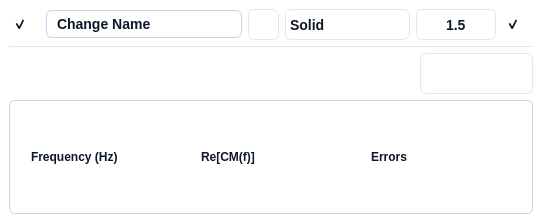
<?xml version="1.0" encoding="UTF-8"?>
<ui version="4.0">
 <class>Form</class>
 <widget class="QWidget" name="Form">
  <property name="geometry">
   <rect>
    <x>0</x>
    <y>0</y>
    <width>542</width>
    <height>223</height>
   </rect>
  </property>
  <property name="windowTitle">
   <string>Form</string>
  </property>
  <property name="styleSheet">
   <string notr="true">background: #FFFFFF;
border: none;
border-radius: 6px;
</string>
  </property>
  <layout class="QVBoxLayout" name="verticalLayout">
   <property name="leftMargin">
    <number>0</number>
   </property>
   <property name="topMargin">
    <number>0</number>
   </property>
   <property name="rightMargin">
    <number>0</number>
   </property>
   <property name="bottomMargin">
    <number>0</number>
   </property>
   <item>
    <widget class="QFrame" name="frame">
     <property name="styleSheet">
      <string notr="true">QFrame {
	background: #FFFFFF;
	border: none;
	border-radius: 6px;
}
QFrame:hover {
	 border: 1px solid #CBD5E1;
}</string>
     </property>
     <property name="frameShape">
      <enum>QFrame::StyledPanel</enum>
     </property>
     <property name="frameShadow">
      <enum>QFrame::Raised</enum>
     </property>
     <layout class="QVBoxLayout" name="verticalLayout_2" stretch="0,1">
      <item>
       <widget class="QFrame" name="pyqt5_frame_curve_details">
        <property name="layoutDirection">
         <enum>Qt::LeftToRight</enum>
        </property>
        <property name="autoFillBackground">
         <bool>false</bool>
        </property>
        <property name="styleSheet">
         <string notr="true">QFrame {
	background: #FFFFFF;
	border: none;
	border-radius: 6px;
}</string>
        </property>
        <property name="frameShape">
         <enum>QFrame::StyledPanel</enum>
        </property>
        <property name="frameShadow">
         <enum>QFrame::Raised</enum>
        </property>
        <layout class="QHBoxLayout" name="horizontalLayout_15">
         <property name="spacing">
          <number>6</number>
         </property>
         <property name="leftMargin">
          <number>0</number>
         </property>
         <property name="topMargin">
          <number>0</number>
         </property>
         <property name="rightMargin">
          <number>0</number>
         </property>
         <property name="bottomMargin">
          <number>0</number>
         </property>
         <item>
          <widget class="QCheckBox" name="pyqt5_checkbox_curves_visible">
           <property name="sizePolicy">
            <sizepolicy hsizetype="Expanding" vsizetype="Expanding">
             <horstretch>0</horstretch>
             <verstretch>0</verstretch>
            </sizepolicy>
           </property>
           <property name="minimumSize">
            <size>
             <width>31</width>
             <height>31</height>
            </size>
           </property>
           <property name="maximumSize">
            <size>
             <width>31</width>
             <height>31</height>
            </size>
           </property>
           <property name="styleSheet">
            <string notr="true">/* Default State */
QCheckBox {
    border: none;    
	background: transparent;  /* Ghost button with no background */
    color: #0F172A;  /* Text color */
    border-radius: 6px;  /* Rounded corners */
    font-family: 'Segoe UI', sans-serif;  /* Font family */
    font-style: normal;  /* Font style */
    font-weight: 500;  /* Font weight */
    font-size: 14px;  /* Font size */
    line-height: 24px;  /* Line height */
	padding: 4px;	
}

QCheckBox:hover {
    /* Your styles for hover state */
	 background: #F1F5F9;  /* slate/100 */

}

QCheckBox:pressed {
    /* Your styles for pressed state */
	background: #DEE8F2;  /* Pressed background color */

}

QCheckBox::indicator:checked {
    /* Your styles for checked state */
	image: url(:/ui/qt/resources/checkbox/visible_icon.png);
}

QCheckBox::indicator:unchecked {
    /* Your styles for checked state */
	image: url(:/ui/qt/resources/checkbox/hiden_icon.png);
}

QCheckBox:focused {
    border: none;
}

</string>
           </property>
           <property name="text">
            <string/>
           </property>
           <property name="checked">
            <bool>true</bool>
           </property>
          </widget>
         </item>
         <item>
          <widget class="QLineEdit" name="pyqt5_entry_curve_name">
           <property name="enabled">
            <bool>true</bool>
           </property>
           <property name="minimumSize">
            <size>
             <width>125</width>
             <height>0</height>
            </size>
           </property>
           <property name="maximumSize">
            <size>
             <width>16777215</width>
             <height>16777215</height>
            </size>
           </property>
           <property name="styleSheet">
            <string notr="true">QLineEdit {
    background: #FFFFFF;  /* Default background */
    border: 1px solid #CBD5E1;  /* Default border */
    border-radius: 6px;  /* Rounded corners */
    color: #0F172A;  /* Text color */
    font-family: 'Segoe UI', sans-serif;  /* Font family */
    font-style: normal;  /* Font style */
    font-weight: 500;  /* Font weight */
    font-size: 14px;  /* Font size */
    line-height: 24px;  /* Line height */
    padding: 4px 8px;  /* Padding */
}

/* Disabled State */
QLineEdit:disabled {
    color: #D2D7DD;
    border: 1px solid #D2D7DD;
}
</string>
           </property>
           <property name="text">
            <string>Change Name</string>
           </property>
          </widget>
         </item>
         <item>
          <widget class="QPushButton" name="pyqt5_button_pick_curve_color">
           <property name="enabled">
            <bool>true</bool>
           </property>
           <property name="minimumSize">
            <size>
             <width>31</width>
             <height>31</height>
            </size>
           </property>
           <property name="maximumSize">
            <size>
             <width>31</width>
             <height>31</height>
            </size>
           </property>
           <property name="font">
            <font>
             <family>Segoe UI</family>
             <pointsize>-1</pointsize>
             <weight>62</weight>
             <italic>false</italic>
             <bold>true</bold>
            </font>
           </property>
           <property name="toolTip">
            <string>&lt;html&gt;&lt;head/&gt;&lt;body&gt;&lt;p&gt;Curve color&lt;/p&gt;&lt;/body&gt;&lt;/html&gt;</string>
           </property>
           <property name="whatsThis">
            <string>&lt;html&gt;&lt;head/&gt;&lt;body&gt;&lt;p&gt;Curve color&lt;/p&gt;&lt;/body&gt;&lt;/html&gt;</string>
           </property>
           <property name="styleSheet">
            <string notr="true">QPushButton {
    background: #FFFFFF;  /* Default background */
    border: 1px solid #E2E8F0;  /* Default border */
    border-radius: 6px;  /* Rounded corners */
    font: 500 14px/24px 'Segoe UI', sans-serif;  /* Combined font properties */
    color: #0F172A;  /* Text color */
    padding: 8px 16px;  /* Padding */
}

QPushButton:hover {
    background: #F1F5F9;  /* Hover background */
}

QPushButton:pressed {
    background: #DEE8F2;  /* Pressed background */
}</string>
           </property>
           <property name="text">
            <string/>
           </property>
          </widget>
         </item>
         <item>
          <widget class="QComboBox" name="pyqt5_combo_curve_line_style">
           <property name="minimumSize">
            <size>
             <width>125</width>
             <height>31</height>
            </size>
           </property>
           <property name="maximumSize">
            <size>
             <width>125</width>
             <height>16777215</height>
            </size>
           </property>
           <property name="styleSheet">
            <string notr="true">QComboBox {
	background: #FFFFFF;
	border: 1px solid #E2E8F0; /* slate/200 */
	border-radius: 6px;
	color: #0F172A;  /* Text color */
    font-family: 'Segoe UI', sans-serif;  /* Font family */
    font-style: normal;  /* Font style */
    font-weight: 500;  /* Font weight */
    font-size: 14px;  /* Font size */
}

/* Drop-down button */
QComboBox::drop-down {
    border: none;	
}

/* Down arrow */
QComboBox::down-arrow {
    image: url(:/ui/qt/resources/checkbox/down_icon.png);
	padding-right: 12px;
}

/* Down arrow when disabled */
QComboBox::down-arrow:disabled {
}

/* Drop-down items */
QComboBox QAbstractItemView {
    border: 1px solid #E2E8F0; /* slate/200 */
    selection-background-color: #F1F5F9;
}

/* Individual items */
QComboBox::item {
    background-color: white;
    color: #0F172A;
}</string>
           </property>
           <property name="currentIndex">
            <number>0</number>
           </property>
           <item>
            <property name="text">
             <string>Solid</string>
            </property>
            <property name="icon">
             <iconset resource="resources/graphical_resources.qrc">
              <normaloff>:/ui/qt/resources/dropdown/solid_line_icon.png</normaloff>:/ui/qt/resources/dropdown/solid_line_icon.png</iconset>
            </property>
           </item>
           <item>
            <property name="text">
             <string>Dot</string>
            </property>
            <property name="icon">
             <iconset resource="resources/graphical_resources.qrc">
              <normaloff>:/ui/qt/resources/dropdown/dot_line_icon.png</normaloff>:/ui/qt/resources/dropdown/dot_line_icon.png</iconset>
            </property>
           </item>
           <item>
            <property name="text">
             <string>Dash</string>
            </property>
            <property name="icon">
             <iconset resource="resources/graphical_resources.qrc">
              <normaloff>:/ui/qt/resources/dropdown/dashed_line_icon.png</normaloff>:/ui/qt/resources/dropdown/dashed_line_icon.png</iconset>
            </property>
           </item>
           <item>
            <property name="text">
             <string>Dash-dot</string>
            </property>
            <property name="icon">
             <iconset resource="resources/graphical_resources.qrc">
              <normaloff>:/ui/qt/resources/dropdown/dotdash_line_icon.png</normaloff>:/ui/qt/resources/dropdown/dotdash_line_icon.png</iconset>
            </property>
           </item>
          </widget>
         </item>
         <item>
          <widget class="QDoubleSpinBox" name="pyqt5_spinbox_curve_line_width">
           <property name="sizePolicy">
            <sizepolicy hsizetype="Minimum" vsizetype="Fixed">
             <horstretch>0</horstretch>
             <verstretch>0</verstretch>
            </sizepolicy>
           </property>
           <property name="minimumSize">
            <size>
             <width>80</width>
             <height>31</height>
            </size>
           </property>
           <property name="maximumSize">
            <size>
             <width>80</width>
             <height>31</height>
            </size>
           </property>
           <property name="styleSheet">
            <string notr="true">QDoubleSpinBox {
	background: #FFFFFF;
	border: 1px solid #E2E8F0; /* slate/200 */
	border-radius: 6px;
	color: #0F172A;  /* Text color */
    font-family: 'Segoe UI', sans-serif;  /* Font family */
    font-style: normal;  /* Font style */
    font-weight: 500;  /* Font weight */
    font-size: 14px;  /* Font size */
}

QDoubleSpinBox:focus {
}

QDoubleSpinBox:disabled {
}

QDoubleSpinBox::up-button {
	background: #FFFFFF;
	border: none; 
	subcontrol-position: center right;
	padding-right: 10px;
}

QDoubleSpinBox::down-button {
	background: #FFFFFF;
	border: none;
	subcontrol-position: center left;
	padding-left: 10px;
}

QDoubleSpinBox::up-arrow {
	image: url(:/ui/qt/resources/buttons/add_icon.png);
	width: 20px;
    height: 20px;
}

QDoubleSpinBox::down-arrow {	
	image: url(:/ui/qt/resources/buttons/substract_icon.png);
	width: 20px;
    height: 20px;
}

QDoubleSpinBox::up-arrow:disabled, QSpinBox::up-arrow:off {
}

QDoubleSpinBox::down-arrow:disabled, QSpinBox::down-arrow:off {
}</string>
           </property>
           <property name="alignment">
            <set>Qt::AlignCenter</set>
           </property>
           <property name="decimals">
            <number>1</number>
           </property>
           <property name="minimum">
            <double>0.500000000000000</double>
           </property>
           <property name="maximum">
            <double>10.000000000000000</double>
           </property>
           <property name="singleStep">
            <double>0.500000000000000</double>
           </property>
           <property name="value">
            <double>1.500000000000000</double>
           </property>
          </widget>
         </item>
         <item>
          <widget class="QCheckBox" name="pyqt5_checkbox_curves_expand">
           <property name="minimumSize">
            <size>
             <width>31</width>
             <height>31</height>
            </size>
           </property>
           <property name="maximumSize">
            <size>
             <width>31</width>
             <height>31</height>
            </size>
           </property>
           <property name="whatsThis">
            <string>&lt;html&gt;&lt;head/&gt;&lt;body&gt;&lt;p&gt;Expand&lt;/p&gt;&lt;/body&gt;&lt;/html&gt;</string>
           </property>
           <property name="styleSheet">
            <string notr="true">/* Default State */
QCheckBox {
    border: none;    
	background: transparent;  /* Ghost button with no background */
    color: #0F172A;  /* Text color */
    border-radius: 6px;  /* Rounded corners */
    font-family: 'Segoe UI', sans-serif;  /* Font family */
    font-style: normal;  /* Font style */
    font-weight: 500;  /* Font weight */
    font-size: 14px;  /* Font size */
    line-height: 24px;  /* Line height */
	padding: 4px;	
}

QCheckBox:hover {
    /* Your styles for hover state */
	 background: #F1F5F9;  /* slate/100 */

}

QCheckBox:pressed {
    /* Your styles for pressed state */
	background: #DEE8F2;  /* Pressed background color */

}

QCheckBox::indicator:checked {
    /* Your styles for checked state */
	image: url(:/ui/qt/resources/checkbox/up_icon.png);
}

QCheckBox::indicator:unchecked {
    /* Your styles for checked state */
	
	image: url(:/ui/qt/resources/checkbox/down_icon.png);
}

QCheckBox:focused {
    border: none;
}

</string>
           </property>
           <property name="text">
            <string/>
           </property>
           <property name="checked">
            <bool>true</bool>
           </property>
          </widget>
         </item>
        </layout>
       </widget>
      </item>
      <item>
       <widget class="QFrame" name="pyqt5_frame_group_parameters">
        <property name="styleSheet">
         <string notr="true">border: none;</string>
        </property>
        <layout class="QVBoxLayout" name="pyqt5_group_parameters" stretch="0,0,1">
         <property name="leftMargin">
          <number>0</number>
         </property>
         <property name="topMargin">
          <number>0</number>
         </property>
         <property name="rightMargin">
          <number>0</number>
         </property>
         <property name="bottomMargin">
          <number>0</number>
         </property>
         <item>
          <widget class="QFrame" name="frame_2">
           <property name="minimumSize">
            <size>
             <width>0</width>
             <height>1</height>
            </size>
           </property>
           <property name="maximumSize">
            <size>
             <width>99999</width>
             <height>1</height>
            </size>
           </property>
           <property name="styleSheet">
            <string notr="true">border: none;
background-color: #E2E8F0;
padding-left: 5px;
padding-right: 5px;</string>
           </property>
           <property name="frameShape">
            <enum>QFrame::StyledPanel</enum>
           </property>
           <property name="frameShadow">
            <enum>QFrame::Raised</enum>
           </property>
          </widget>
         </item>
         <item>
          <layout class="QHBoxLayout" name="horizontalLayout_7">
           <item>
            <widget class="QPushButton" name="pyqt5_button_point_add">
             <property name="minimumSize">
              <size>
               <width>31</width>
               <height>31</height>
              </size>
             </property>
             <property name="maximumSize">
              <size>
               <width>31</width>
               <height>31</height>
              </size>
             </property>
             <property name="font">
              <font>
               <family>Segoe UI</family>
               <pointsize>-1</pointsize>
               <weight>62</weight>
               <italic>false</italic>
               <bold>true</bold>
              </font>
             </property>
             <property name="toolTip">
              <string>&lt;html&gt;&lt;head/&gt;&lt;body&gt;&lt;p&gt;Add new curve&lt;/p&gt;&lt;/body&gt;&lt;/html&gt;</string>
             </property>
             <property name="styleSheet">
              <string notr="true">/* Default State */
QPushButton {
    border: none;
	background: transparent;  /* Ghost button with no background */
    color: #0F172A;  /* Text color */
    border-radius: 6px;  /* Rounded corners */
    font-family: 'Segoe UI', sans-serif;  /* Font family */
    font-style: normal;  /* Font style */
    font-weight: 500;  /* Font weight */
    font-size: 14px;  /* Font size */
    line-height: 24px;  /* Line height */ 
	padding: 4px;
	image: url(:/ui/qt/resources/buttons/add_circle_icon.png);
}

/* Hover State */
QPushButton:hover {
    background: #F1F5F9;  /* slate/100 */
    color: #0F172A;  /* Text color */
	image: url(:/ui/qt/resources/buttons/add_circle_icon.png);
}

/* Pressed State */
QPushButton:pressed {
    background: #DEE8F2;  /* Pressed background color */
    color: #0F172A;  /* Text color */
	image: url(:/ui/qt/resources/buttons/add_circle_icon.png);
}</string>
             </property>
             <property name="text">
              <string/>
             </property>
            </widget>
           </item>
           <item>
            <spacer name="horizontalSpacer">
             <property name="orientation">
              <enum>Qt::Horizontal</enum>
             </property>
             <property name="sizeHint" stdset="0">
              <size>
               <width>40</width>
               <height>20</height>
              </size>
             </property>
            </spacer>
           </item>
           <item>
            <widget class="QFrame" name="pyqt5_frame_menubar_models_2">
             <property name="minimumSize">
              <size>
               <width>77</width>
               <height>41</height>
              </size>
             </property>
             <property name="maximumSize">
              <size>
               <width>9999</width>
               <height>41</height>
              </size>
             </property>
             <property name="acceptDrops">
              <bool>true</bool>
             </property>
             <property name="layoutDirection">
              <enum>Qt::LeftToRight</enum>
             </property>
             <property name="autoFillBackground">
              <bool>false</bool>
             </property>
             <property name="styleSheet">
              <string notr="true">box-sizing: border-box;
display: flex;
flex-direction: column;
align-items: flex-start;
gap: 25px;
background: #FFFFFF;
border: 1px solid #E2E8F0; /* slate/200 */
border-radius: 6px;</string>
             </property>
             <property name="frameShape">
              <enum>QFrame::StyledPanel</enum>
             </property>
             <property name="frameShadow">
              <enum>QFrame::Raised</enum>
             </property>
             <layout class="QHBoxLayout" name="horizontalLayout_30">
              <property name="spacing">
               <number>6</number>
              </property>
              <property name="leftMargin">
               <number>3</number>
              </property>
              <property name="topMargin">
               <number>0</number>
              </property>
              <property name="rightMargin">
               <number>3</number>
              </property>
              <property name="bottomMargin">
               <number>0</number>
              </property>
              <item>
               <widget class="QPushButton" name="pyqt5_button_duplicate_curve">
                <property name="enabled">
                 <bool>true</bool>
                </property>
                <property name="minimumSize">
                 <size>
                  <width>31</width>
                  <height>31</height>
                 </size>
                </property>
                <property name="maximumSize">
                 <size>
                  <width>31</width>
                  <height>31</height>
                 </size>
                </property>
                <property name="font">
                 <font>
                  <family>Segoe UI</family>
                  <pointsize>-1</pointsize>
                  <weight>62</weight>
                  <italic>false</italic>
                  <bold>true</bold>
                 </font>
                </property>
                <property name="toolTip">
                 <string>&lt;html&gt;&lt;head/&gt;&lt;body&gt;&lt;p&gt;Duplicate curve&lt;/p&gt;&lt;/body&gt;&lt;/html&gt;</string>
                </property>
                <property name="whatsThis">
                 <string>&lt;html&gt;&lt;head/&gt;&lt;body&gt;&lt;p&gt;Duplicate curve&lt;/p&gt;&lt;/body&gt;&lt;/html&gt;</string>
                </property>
                <property name="styleSheet">
                 <string notr="true">
/* Default State */
QPushButton {
    border: none;
	background: transparent;  /* Ghost button with no background */
    color: #0F172A;  /* Text color */
    border-radius: 6px;  /* Rounded corners */
    font-family: 'Segoe UI', sans-serif;  /* Font family */
    font-style: normal;  /* Font style */
    font-weight: 500;  /* Font weight */
    font-size: 14px;  /* Font size */
    line-height: 24px;  /* Line height */
	padding: 4px;
	image: url(:/ui/qt/resources/buttons/duplicate_icon.png);
}

/* Hover State */
QPushButton:hover {
	background: #F1F5F9;  /* slate/100 */
    color: #0F172A;  /* Text color */
	image: url(:/ui/qt/resources/buttons/duplicate_icon.png);
}

/* Pressed State */
QPushButton:pressed {
    background: #DEE8F2;
    color: #0F172A;  /* Text color */
	image: url(:/ui/qt/resources/buttons/duplicate_icon.png);
}</string>
                </property>
                <property name="text">
                 <string/>
                </property>
               </widget>
              </item>
              <item>
               <widget class="QPushButton" name="pyqt5_button_save_curve">
                <property name="enabled">
                 <bool>true</bool>
                </property>
                <property name="minimumSize">
                 <size>
                  <width>31</width>
                  <height>31</height>
                 </size>
                </property>
                <property name="maximumSize">
                 <size>
                  <width>31</width>
                  <height>31</height>
                 </size>
                </property>
                <property name="font">
                 <font>
                  <family>Segoe UI</family>
                  <pointsize>-1</pointsize>
                  <weight>62</weight>
                  <italic>false</italic>
                  <bold>true</bold>
                 </font>
                </property>
                <property name="toolTip">
                 <string>&lt;html&gt;&lt;head/&gt;&lt;body&gt;&lt;p&gt;Export curve&lt;/p&gt;&lt;/body&gt;&lt;/html&gt;</string>
                </property>
                <property name="whatsThis">
                 <string>&lt;html&gt;&lt;head/&gt;&lt;body&gt;&lt;p&gt;Export curve&lt;/p&gt;&lt;/body&gt;&lt;/html&gt;</string>
                </property>
                <property name="styleSheet">
                 <string notr="true">
/* Default State */
QPushButton {
    border: none;
	background: transparent;  /* Ghost button with no background */
    color: #0F172A;  /* Text color */
    border-radius: 6px;  /* Rounded corners */
    font-family: 'Segoe UI', sans-serif;  /* Font family */
    font-style: normal;  /* Font style */
    font-weight: 500;  /* Font weight */
    font-size: 14px;  /* Font size */
    line-height: 24px;  /* Line height */
	padding: 4px;
	image: url(:/ui/qt/resources/buttons/upload_file_icon.png);
}

/* Hover State */
QPushButton:hover {
	background: #F1F5F9;  /* slate/100 */
    color: #0F172A;  /* Text color */
	image: url(:/ui/qt/resources/buttons/upload_file_icon.png);
}

/* Pressed State */
QPushButton:pressed {
    background: #DEE8F2;
    color: #0F172A;  /* Text color */
	image: url(:/ui/qt/resources/buttons/upload_file_icon.png);
}</string>
                </property>
                <property name="text">
                 <string/>
                </property>
               </widget>
              </item>
              <item>
               <widget class="QPushButton" name="pyqt5_button_delete_curve">
                <property name="enabled">
                 <bool>true</bool>
                </property>
                <property name="minimumSize">
                 <size>
                  <width>31</width>
                  <height>31</height>
                 </size>
                </property>
                <property name="maximumSize">
                 <size>
                  <width>31</width>
                  <height>31</height>
                 </size>
                </property>
                <property name="font">
                 <font>
                  <family>Segoe UI</family>
                  <pointsize>-1</pointsize>
                  <weight>62</weight>
                  <italic>false</italic>
                  <bold>true</bold>
                 </font>
                </property>
                <property name="toolTip">
                 <string>&lt;html&gt;&lt;head/&gt;&lt;body&gt;&lt;p&gt;Delete curve&lt;/p&gt;&lt;/body&gt;&lt;/html&gt;</string>
                </property>
                <property name="whatsThis">
                 <string>&lt;html&gt;&lt;head/&gt;&lt;body&gt;&lt;p&gt;Delete curve&lt;/p&gt;&lt;/body&gt;&lt;/html&gt;</string>
                </property>
                <property name="styleSheet">
                 <string notr="true">
/* Default State */
QPushButton {
    border: none;
	background: transparent;  /* Ghost button with no background */
    color: #0F172A;  /* Text color */
    border-radius: 6px;  /* Rounded corners */
    font-family: 'Segoe UI', sans-serif;  /* Font family */
    font-style: normal;  /* Font style */
    font-weight: 500;  /* Font weight */
    font-size: 14px;  /* Font size */
    line-height: 24px;  /* Line height */
	padding: 4px;
	image: url(:/ui/qt/resources/buttons/trash_icon.png);
}

/* Hover State */
QPushButton:hover {
	background: #F1F5F9;  /* slate/100 */
    color: #0F172A;  /* Text color */
	image: url(:/ui/qt/resources/buttons/trash_icon.png);
}

/* Pressed State */
QPushButton:pressed {
    background: #DEE8F2;
    color: #0F172A;  /* Text color */
	image: url(:/ui/qt/resources/buttons/trash_icon.png);
}</string>
                </property>
                <property name="text">
                 <string/>
                </property>
               </widget>
              </item>
             </layout>
            </widget>
           </item>
          </layout>
         </item>
         <item>
          <widget class="QFrame" name="pyqt5_frame_data_points">
           <property name="styleSheet">
            <string notr="true">	background: #FFFFFF;  /* Default background */
    border: 1px solid #CBD5E1;  /* Default border */
    border-radius: 6px;  /* Rounded corners */
    color: #0F172A;  /* Text color */
    font-family: 'Segoe UI', sans-serif;  /* Font family */
    font-style: normal;  /* Font style */
    font-weight: 500;  /* Font weight */
    font-size: 14px;  /* Font size */
    line-height: 24px;  /* Line height */
 /* Adding icon to the beginning */</string>
           </property>
           <property name="lineWidth">
            <number>0</number>
           </property>
           <layout class="QGridLayout" name="pyqt5_grid_data_points" columnstretch="0,0,0" columnminimumwidth="0,0,0">
            <property name="sizeConstraint">
             <enum>QLayout::SetDefaultConstraint</enum>
            </property>
            <property name="leftMargin">
             <number>9</number>
            </property>
            <property name="topMargin">
             <number>9</number>
            </property>
            <property name="rightMargin">
             <number>9</number>
            </property>
            <property name="bottomMargin">
             <number>9</number>
            </property>
            <item row="1" column="0">
             <widget class="QLabel" name="label_20">
              <property name="styleSheet">
               <string notr="true"> 	border: none;
	color: #0F172A;  /* Text color */
    font-family: 'Segoe UI', sans-serif;  /* Font family */
    font-style: normal;  /* Font style */
    font-weight: 500;  /* Font weight */
    font-size: 14px;  /* Font size */
    line-height: 24px;  /* Line height */
    padding: 4px 8px;  /* Padding */</string>
              </property>
              <property name="text">
               <string>&lt;html&gt;&lt;head/&gt;&lt;body&gt;&lt;p&gt;&lt;span style=&quot; font-size:9pt;&quot;&gt;Frequency (Hz)&lt;/span&gt;&lt;/p&gt;&lt;/body&gt;&lt;/html&gt;</string>
              </property>
             </widget>
            </item>
            <item row="1" column="1">
             <widget class="QLabel" name="label_19">
              <property name="styleSheet">
               <string notr="true"> 	border: none;
	color: #0F172A;  /* Text color */
    font-family: 'Segoe UI', sans-serif;  /* Font family */
    font-style: normal;  /* Font style */
    font-weight: 500;  /* Font weight */
    font-size: 14px;  /* Font size */
    line-height: 24px;  /* Line height */
    padding: 4px 8px;  /* Padding */</string>
              </property>
              <property name="text">
               <string>&lt;html&gt;&lt;head/&gt;&lt;body&gt;&lt;p&gt;&lt;span style=&quot; font-size:9pt;&quot;&gt;Re[CM(f)]&lt;/span&gt;&lt;/p&gt;&lt;/body&gt;&lt;/html&gt;</string>
              </property>
             </widget>
            </item>
            <item row="1" column="2">
             <widget class="QLabel" name="label_21">
              <property name="styleSheet">
               <string notr="true"> 	border: none;
	color: #0F172A;  /* Text color */
    font-family: 'Segoe UI', sans-serif;  /* Font family */
    font-style: normal;  /* Font style */
    font-weight: 500;  /* Font weight */
    font-size: 14px;  /* Font size */
    line-height: 24px;  /* Line height */
    padding: 4px 8px;  /* Padding */</string>
              </property>
              <property name="text">
               <string>&lt;html&gt;&lt;head/&gt;&lt;body&gt;&lt;p&gt;&lt;span style=&quot; font-size:9pt;&quot;&gt;Errors&lt;/span&gt;&lt;/p&gt;&lt;/body&gt;&lt;/html&gt;</string>
              </property>
             </widget>
            </item>
           </layout>
          </widget>
         </item>
        </layout>
       </widget>
      </item>
     </layout>
    </widget>
   </item>
  </layout>
 </widget>
 <resources>
  <include location="resources/graphical_resources.qrc"/>
 </resources>
 <connections/>
</ui>
